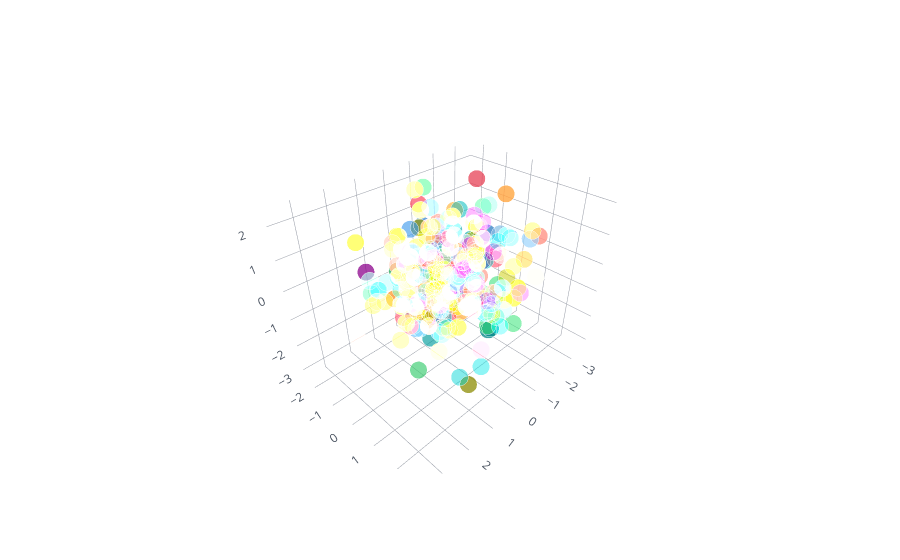

The cell this chart's notebook holds for it:
### Code cell
cf.datagen.scatter3d(2, 150, mode = 'stocks').iplot(kind = 'scatter3d', x = 'x', y= 'y', z = 'z')

### Figure 1 — Plotly figure (JSON) as saved in the notebook; plotly's stock layout.template omitted (floating-point values rounded to 4 significant figures; data arrays with more than 128 entries replaced by an {"elided": "..."} marker saying what was removed)
{"data": [{"marker": {"color": {"elided": "300 str values"}, "opacity": 0.8, "size": {"elided": "300 int values"}, "symbol": "circle"}, "mode": "markers", "text": {"elided": "300 str values"}, "type": "scatter3d", "uid": "a11cb83a-06af-4d4e-8f84-73a8a2ab0e8c", "x": {"elided": "300 float values"}, "y": {"elided": "300 float values"}, "z": {"elided": "300 float values"}}], "layout": {"legend": {"bgcolor": "#FFFFFF", "font": {"color": "#4D5663"}}, "paper_bgcolor": "#FFFFFF", "plot_bgcolor": "#FFFFFF", "scene": {"xaxis": {"gridcolor": "#9499A3", "showgrid": true, "tickfont": {"color": "#4D5663"}, "title": {"font": {"color": "#4D5663"}, "text": ""}, "zerolinecolor": "#9499A3"}, "yaxis": {"gridcolor": "#9499A3", "showgrid": true, "tickfont": {"color": "#4D5663"}, "title": {"font": {"color": "#4D5663"}, "text": ""}, "zerolinecolor": "#9499A3"}, "zaxis": {"gridcolor": "#9499A3", "showgrid": true, "tickfont": {"color": "#4D5663"}, "title": {"font": {"color": "#4D5663"}, "text": ""}, "zerolinecolor": "#9499A3"}}, "title": {"font": {"color": "#4D5663"}}}}
